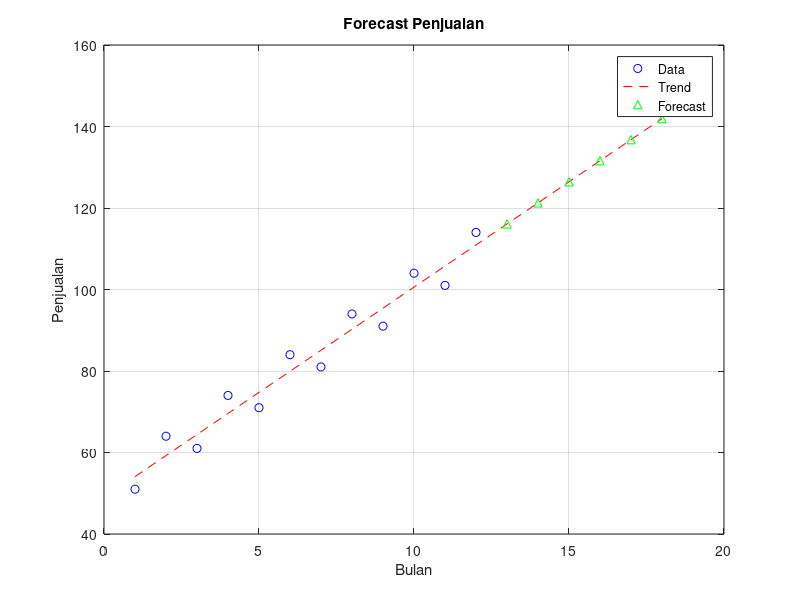

Write the MATLAB code that produced this figure.
% =======================================================================
% UTS Matematika Sains Data Semester Genap 2025/2026
% Soal 5 Konvergensi CLV dan Kekontinuan Biaya
%
% Nama : Muhammad Diyar razaqa Aditya
% NIM  : 2510514031
% Parameter: N=31, a=3, b=1, K=5, theta0=95, alpha=0.002
% Tanggal: 2026-04-28
% =======================================================================
n = 1:12;
S = [51 64 61 74 71 84 81 94 91 104 101 114];

% regresi linear
p = polyfit(n,S,1);

t = 1:18;
trend = polyval(p,t);

figure
plot(n,S,'bo')
hold on
plot(t,trend,'r--')
plot(13:18,trend(13:18),'g^')

legend('Data','Trend','Forecast')
title('Forecast Penjualan')
xlabel('Bulan')
ylabel('Penjualan')
grid on
